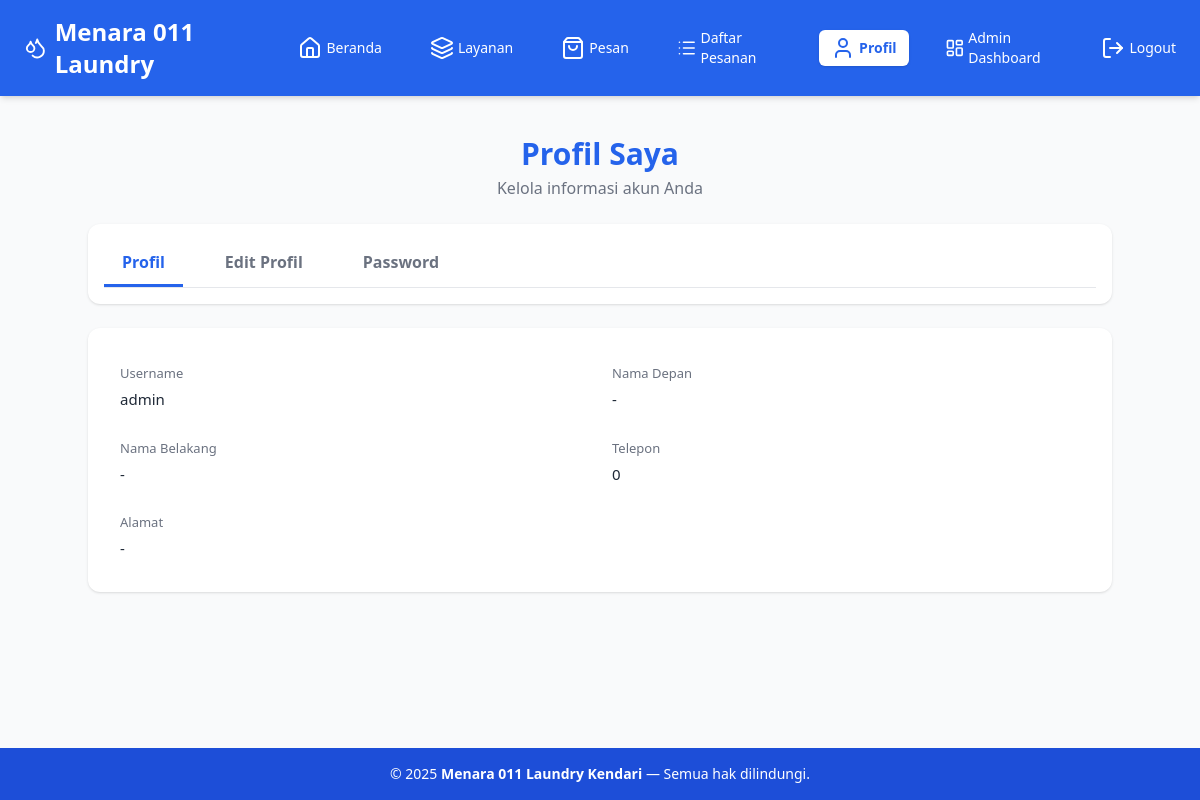
The page /accounts/profile/ (signed in) on the database its author committed.
### accounts/models.py (models this page shows, shortened)
class User(AbstractUser):
    is_customer = models.BooleanField(default=True, verbose_name="Pelanggan")
    is_courier = models.BooleanField(default=False, verbose_name="Kurir")
    is_staff_member = models.BooleanField(default=False, verbose_name="Staff")
    email = models.EmailField(blank=True, null=True, verbose_name="Email")  # Email tidak wajib
    phone = models.CharField(
        max_length=15,  # Maksimal 15 digit untuk nomor HP Indonesia
        unique=True,  # Nomor HP harus unik
        validators=[
            RegexValidator(
                regex=r'^[0-9]{10,15}$',
                message='Nomor HP harus berupa angka dan minimal 10 digit'
            )
        ],
        verbose_name="Nomor WhatsApp"
    )
    address = models.TextField(blank=True, null=True, verbose_name="Alamat")
    is_verified = models.BooleanField(default=False, verbose_name="Terverifikasi")
    class Meta:
        verbose_name = "Pengguna"
        verbose_name_plural = "Pengguna"
        ordering = ['-date_joined']

### accounts/views.py (the view)
# urls.py: path('profile/', views.profile_view, name='profile'),
@login_required
def profile_view(request):
    user = request.user
    if request.method == 'POST' and 'update_profile' in request.POST:
        profile_form = ProfileForm(request.POST, instance=user)
        if profile_form.is_valid():
            profile_form.save()
            messages.success(request, "Profil berhasil diperbarui!")
            return redirect('accounts:profile')
    else:
        profile_form = ProfileForm(instance=user)
    if request.method == 'POST' and 'update_password' in request.POST:
        password_form = CustomPasswordChangeForm(user=user, data=request.POST)
        if password_form.is_valid():
            password_form.save()
            update_session_auth_hash(request, user)
            messages.success(request, "Password berhasil diganti!")
            return redirect('accounts:profile')
    else:
        password_form = PasswordChangeForm(user=user)
    context = {
        'profile_form': profile_form,
        'password_form': password_form,
    }
    return render(request, 'profile.html', context)

### templates/profile.html (shortened to what this page needs)
{% extends 'base.html' %}
{% block content %}
<div class="max-w-5xl mx-auto mt-10">
  <div class="mb-6 text-center">
    <h1 class="text-3xl font-bold text-blue-600">
      Profil Saya
    </h1>
    <p class="text-gray-500 mt-1">
      Kelola informasi akun Anda
    </p>
  </div>
  <div class="bg-white rounded-xl shadow p-4 mb-6">
    <div class="flex gap-6 border-b">
      <button class="tab-btn active" data-tab="tab-info">Profil</button>
      <button class="tab-btn" data-tab="tab-edit">Edit Profil</button>
      <button class="tab-btn" data-tab="tab-password">Password</button>
    </div>
  </div>
  <div id="tab-info" class="tab-content">
    <div class="bg-white p-8 rounded-xl shadow">
      <div class="grid grid-cols-1 md:grid-cols-2 gap-6">
        <div>
          <label class="label">Username</label>
          <p class="value">{{ request.user.username }}</p>
        </div>
        <div>
          <label class="label">Nama Depan</label>
          <p class="value">{{ request.user.first_name|default:"-" }}</p>
        </div>
        <div>
          <label class="label">Nama Belakang</label>
          <p class="value">{{ request.user.last_name|default:"-" }}</p>
        </div>
        <div>
          <label class="label">Telepon</label>
          <p class="value">{{ request.user.phone|default:"-" }}</p>
        </div>
        <div class="md:col-span-2">
          <label class="label">Alamat</label>
          <p class="value">{{ request.user.address|default:"-" }}</p>
        </div>
      </div>
    </div>
  </div>
</div>
{% endblock %}

### templates/profile.html (style rules this page uses)
.tab-btn { padding: 10px 18px; font-weight: 600; color: #6b7280; border-bottom: 3px solid transparent; transition: .2s; }
.tab-btn.active { color: #2563eb; border-color: #2563eb; }
.label { font-size: 13px; color: #6b7280; }
.value { font-size: 15px; font-weight: 500; margin-top: 4px; }

### rows shown on the page
User: user.username "admin", user.first_name "-", user.last_name "-", user.phone "0", user.address "-"
